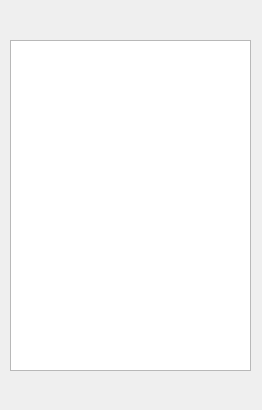
<?xml version="1.0" encoding="UTF-8"?>
<ui version="4.0">
 <class>param</class>
 <widget class="QDialog" name="param">
  <property name="geometry">
   <rect>
    <x>0</x>
    <y>0</y>
    <width>262</width>
    <height>410</height>
   </rect>
  </property>
  <property name="windowTitle">
   <string>Param</string>
  </property>
  <property name="windowOpacity">
   <double>0.950000000000000</double>
  </property>
  <widget class="QTextBrowser" name="textBrowser">
   <property name="geometry">
    <rect>
     <x>10</x>
     <y>40</y>
     <width>241</width>
     <height>331</height>
    </rect>
   </property>
   <property name="autoFormatting">
    <set>QTextEdit::AutoNone</set>
   </property>
   <property name="lineWrapMode">
    <enum>QTextEdit::WidgetWidth</enum>
   </property>
   <property name="source">
    <url>
     <string>file:///C:/Users/ashiy/Documents/Python/SARsim/param.txt</string>
    </url>
   </property>
  </widget>
  <widget class="QLabel" name="label_2">
   <property name="geometry">
    <rect>
     <x>10</x>
     <y>8</y>
     <width>241</width>
     <height>31</height>
    </rect>
   </property>
   <property name="text">
    <string/>
   </property>
   <property name="pixmap">
    <pixmap>top.png</pixmap>
   </property>
   <property name="scaledContents">
    <bool>true</bool>
   </property>
  </widget>
  <widget class="QLabel" name="label_3">
   <property name="geometry">
    <rect>
     <x>10</x>
     <y>372</y>
     <width>241</width>
     <height>31</height>
    </rect>
   </property>
   <property name="text">
    <string/>
   </property>
   <property name="pixmap">
    <pixmap>bottom.png</pixmap>
   </property>
   <property name="scaledContents">
    <bool>true</bool>
   </property>
  </widget>
 </widget>
 <resources/>
 <connections/>
</ui>
